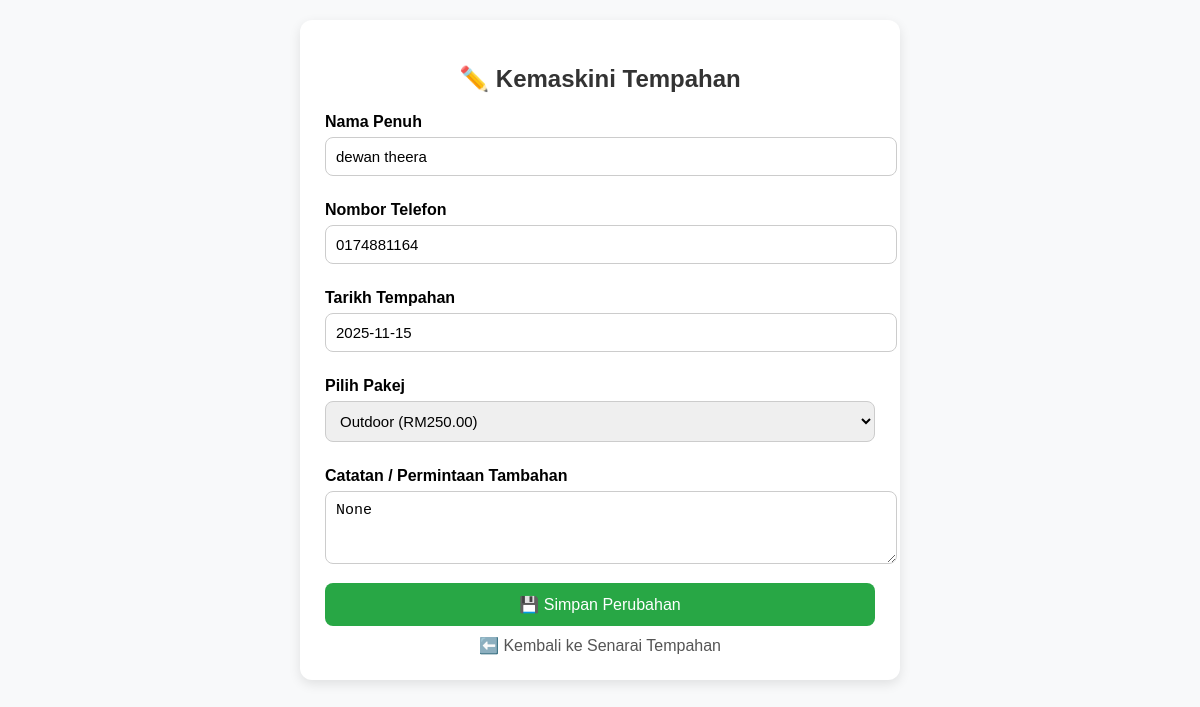
The app's page /edit/11 (signed in) with its own data.
### tables this page shows
CREATE TABLE bookings (
            id INTEGER PRIMARY KEY AUTOINCREMENT,
            nama TEXT NOT NULL,
            phone TEXT NOT NULL,
            tarikh TEXT NOT NULL,
            pakej TEXT NOT NULL
        , note TEXT);

CREATE TABLE packages (
            id INTEGER PRIMARY KEY AUTOINCREMENT,
            nama TEXT NOT NULL,
            harga REAL NOT NULL
        );

### app.py (the view, shortened to what this page needs)
@app.route('/edit/<int:id>', methods=['GET', 'POST'])
def edit_booking(id):
    if not session.get('admin_logged_in'):
        return redirect(url_for('login'))
    conn = get_db_connection()
    booking = conn.execute("SELECT * FROM bookings WHERE id=?", (id,)).fetchone()
    pakej_list = get_packages()
    conn.close()
    return render_template('edit_booking.html', booking=booking, pakej_list=pakej_list)

### app.py (called while the page is built)
def get_db_connection():
    conn = sqlite3.connect(DB_NAME)
    conn.row_factory = sqlite3.Row
    return conn

def get_packages():
    conn = get_db_connection()
    data = conn.execute("SELECT * FROM packages ORDER BY nama ASC").fetchall()
    conn.close()
    return data

### templates/edit_booking.html (shortened to what this page needs)
<!DOCTYPE html>
<html lang="ms">
<head>
  <link rel="stylesheet" href="https://cdn.jsdelivr.net/npm/flatpickr/dist/flatpickr.min.css">
</head>
<body>
  <div class="container">
    <h2>✏️ Kemaskini Tempahan</h2>
    <form action="" method="POST">
      <label for="nama">Nama Penuh</label>
      <input type="text" name="nama" id="nama" value="{{ booking['nama'] }}" required>
      <label for="phone">Nombor Telefon</label>
      <input type="text" name="phone" id="phone" value="{{ booking['phone'] }}" required>
      <label for="tarikh">Tarikh Tempahan</label>
      <input type="text" id="tarikh" name="tarikh" value="{{ booking['tarikh'] }}" required>
      <label for="pakej">Pilih Pakej</label>
      <select name="pakej" id="pakej" required>
        {% for p in pakej_list %}
          <option value="{{ p['nama'] }}" {% if p['nama'] == booking['pakej'] %}selected{% endif %}>
            {{ p['nama'] }} (RM{{ "%.2f"|format(p['harga']) }})
          </option>
        {% endfor %}
      </select>
      <label for="note">Catatan / Permintaan Tambahan</label>
      <textarea name="note" id="note" rows="3">{{ booking['note'] }}</textarea>
      <button type="submit">💾 Simpan Perubahan</button>
    </form>
    <a href="{{ url_for('bookings') }}">⬅️ Kembali ke Senarai Tempahan</a>
  </div>
</body>
</html>

### templates/edit_booking.html (style rules this page uses)
body { font-family: "Poppins", sans-serif; background: #f8f9fa; margin: 0; padding: 20px; }
.container { max-width: 550px; background: white; margin: auto; padding: 25px; border-radius: 12px; box-shadow: 0 4px 12px rgba(0,0,0,0.1); }
h2 { text-align: center; color: #333; }
label { font-weight: 600; margin-top: 10px; display: block; }
input, select, textarea { width: 100%; padding: 10px; border-radius: 8px; border: 1px solid #ccc; margin-top: 6px; margin-bottom: 15px; font-size: 15px; }
button { width: 100%; padding: 12px; background: #28a745; color: white; border: none; border-radius: 8px; font-size: 16px; cursor: pointer; }
a { text-decoration: none; display: block; margin-top: 10px; text-align: center; color: #555; }

### records on screen
bookings: nama "dewan theera", phone "0174881164", tarikh "2025-11-15", pakej "Outdoor (RM250.00)"
